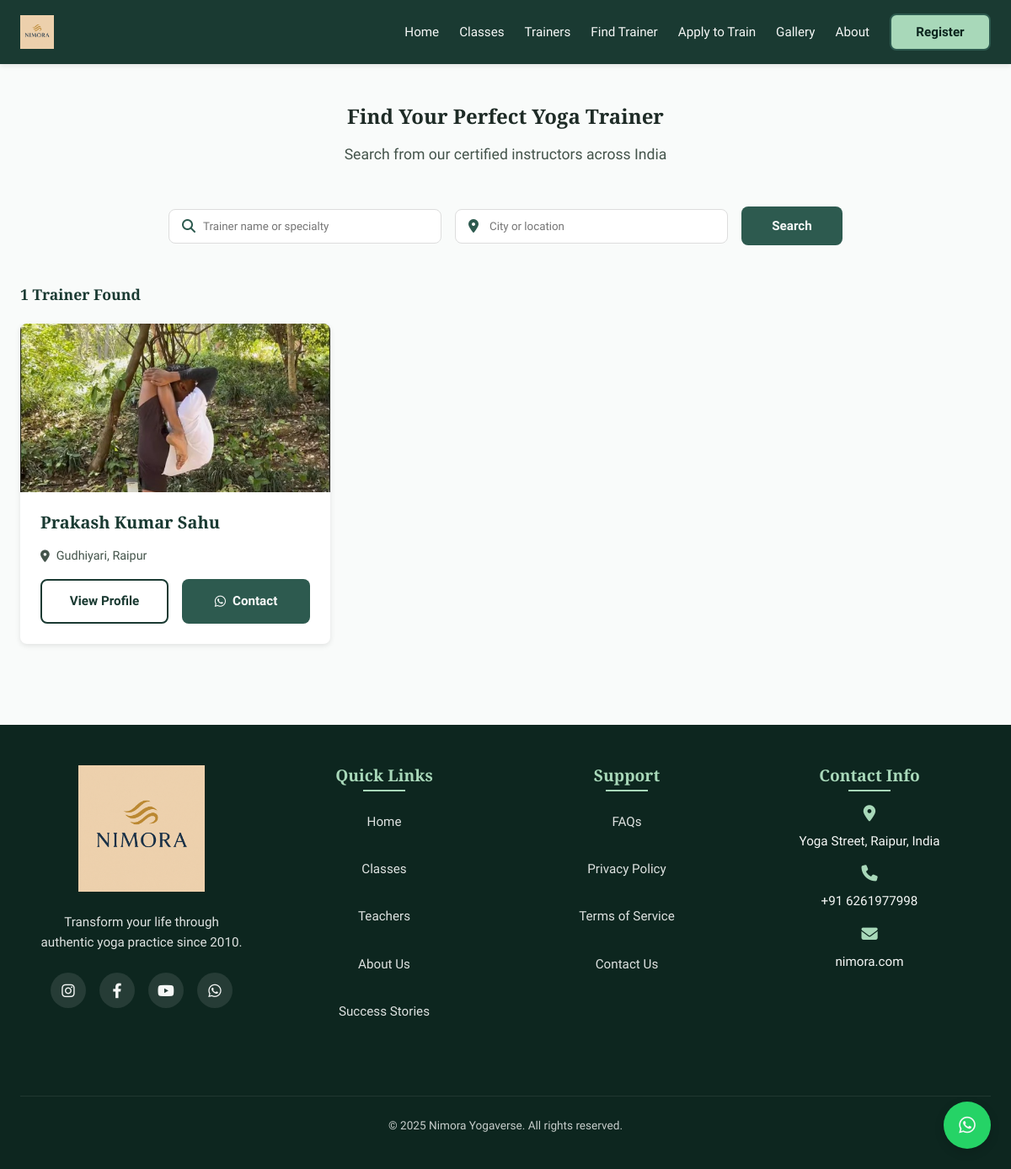
Page /trainer/search/ on the earlier database version.
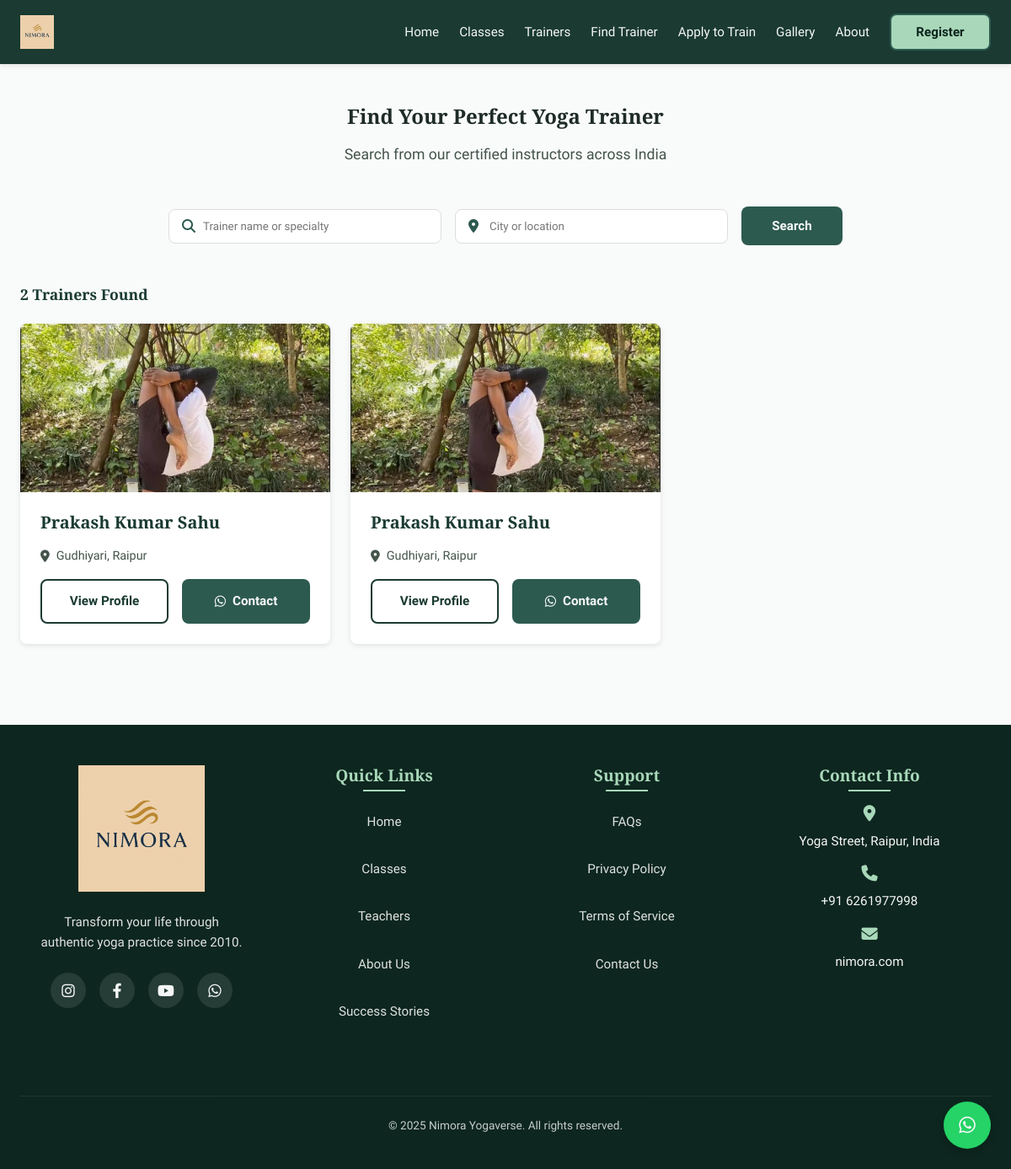
Same page on the later database version.
### trainer/models.py (models this page shows, shortened)
class TrainerProfile(models.Model):
    user = models.OneToOneField(User, on_delete=models.CASCADE, related_name='trainer_profile')  # 🔗 Link to User
    name = models.CharField(max_length=100)
    phone = models.CharField(max_length=15, blank=True, null=True)
    profile_image = models.ImageField(upload_to='trainers/')
    social_media_links = models.JSONField(default=dict, blank=True,null=True)
    location = models.CharField(max_length=100)
    specialty = models.CharField(max_length=100,blank=True)
    yoga_types = models.ManyToManyField(YogaType)
    years_experience = models.PositiveIntegerField(default=1)
    bio = models.TextField()
    is_approved = models.BooleanField(default=False)
    @property
    def average_rating(self):
        return 4.5  # Example value

### trainer/views.py (the view)
# urls.py: path('search/', views.search, name='search'),
def search(request):
    name_query = request.GET.get('name', '').strip()
    location_query = request.GET.get('location', '').strip()
    trainers = TrainerProfile.objects.all()
    if name_query:
        trainers = trainers.filter(
            Q(name__icontains=name_query) |
            Q(specialty__icontains=name_query)
        )
    if location_query:
        trainers = trainers.filter(location__icontains=location_query)
    return render(request, 'trainer/search.html', {
        'trainers': trainers,
        'name': name_query,
        'location': location_query
    })

### templates/trainer/search.html (shortened to what this page needs)
{% extends "base.html" %}
{% load static %}
{% block extra_css %}
<link rel="stylesheet" href="{% static 'css/trainer/search.css' %}?v=1.0">
{% endblock %}
{% block content %}
<section class="search-section">
    <div class="container">
        <div class="section-header">
            <h1>Find Your Perfect Yoga Trainer</h1>
            <p class="section-subtitle">Search from our certified instructors across India</p>
        </div>
        <form method="get" action="{% url 'search' %}" class="search-form">
            <div class="form-group">
                <div class="search-input">
                    <i class="fas fa-search"></i>
                    <input type="text" name="name" placeholder="Trainer name or specialty" value="{{ name_query }}">
                </div>
                <div class="search-input">
                    <i class="fas fa-map-marker-alt"></i>
                    <input type="text" name="location" placeholder="City or location" value="{{ location_query }}">
                </div>
                <button type="submit" class="btn btn-primary">Search</button>
            </div>
        </form>
        <div class="search-results">
            {% if trainers %}
                <h2 class="results-count">{{ trainers|length }} Trainer{{ trainers|pluralize }} Found</h2>
                <div class="trainers-grid">
                    {% for trainer in trainers %}
                    <div class="trainer-card">
                        <div class="trainer-image">
                            <img src="{% if trainer.profile_image %}{{ trainer.profile_image.url }}{% else %}{% static 'media/default-profile.png' %}{% endif %}"
                                 alt="{{ trainer.name }}" loading="lazy">
                        </div>
                        <div class="trainer-info">
                            <h3>{{ trainer.name }}</h3>
                            <div class="location">
                                <i class="fas fa-map-marker-alt"></i>
                                {{ trainer.location }}
                            </div>
                            <div class="trainer-actions">
                                <a href="/trainer/{{ trainer.id }}/" class="btn btn-outline">View Profile</a>
                               <a href="https://wa.me/{% if trainer.phone|length == 10 %}91{{ trainer.phone }}{% else %}{{ trainer.phone }}{% endif %}?text=Hi%20{{ trainer.name|urlencode }}%2C%20I%20found%20your%20profile%20on%20NimoraYogaverse..."
                                    class="btn btn-primary" target="_blank">
                                    <i class="fab fa-whatsapp"></i> Contact
                                </a>
                            </div>
                        </div>
                    </div>
                    {% endfor %}
                </div>
            {% else %}
                <div class="no-results">
                    <img src="{% static 'media/no-results.svg' %}" alt="No results found" width="200">
                    <h3>No trainers found matching your criteria</h3>
                    <p>Try adjusting your search filters or <a href="{% url 'search' %}">view all trainers</a></p>
                </div>
            {% endif %}
        </div>
    </div>
</section>
{% endblock %}

### templates/base.html (shortened to what this page needs)
{% load static %}
<!DOCTYPE html>
<html lang="en">
<head>
  <link rel="stylesheet" href="{% static 'css/base.css' %}?v=1.0">
  {% block extra_css %}{% endblock %}
  <link rel="stylesheet" href="https://cdnjs.cloudflare.com/ajax/libs/font-awesome/6.4.0/css/all.min.css">
</head>
<body>
  <nav class="navbar">
    <div class="container">
      <a href="/" class="logo">
        <img src="{% static 'media/logo.png' %}" alt="YogConnect Logo" style="height: 40px;">
      </a>
      <div class="nav-right">
        <ul class="nav-links">
          <li><a href="/">Home</a></li>
          <li><a href="/classes/">Classes</a></li>
          <li><a href="/trainer/">Trainers</a></li>
          <li><a href="/trainer/search/">Find Trainer</a></li>
          <li><a href="/trainer/add-trainer/">Apply to Train</a></li>
          <li><a href="/gallery/">Gallery</a></li>
          <li><a href="/about">About</a></li>
        </ul>
        <a href="/registration/" class="btn btn-secondary nav-register">Register</a>
      </div>
    </div>
  </nav>
  <main>
    {% block content %}{% endblock %}
  </main>
  <footer class="footer">
    <div class="container">
      <div class="footer-grid">
        <div class="footer-col">
          <img src="{% static 'media/logo.png' %}" alt="Nimora Yogaverse" class="footer-logo" width="160" height="40">
          <p>Transform your life through authentic yoga practice since 2010.</p>
          <div class="social-links">
            <a href="https://www.instagram.com/master_diwakar/" aria-label="Instagram"><i class="fab fa-instagram"></i></a>
            <a href="#" aria-label="Facebook"><i class="fab fa-facebook-f"></i></a>
            <a href="https://www.youtube.com/yogaboy" aria-label="YouTube"><i class="fab fa-youtube"></i></a>
            <a href="https://wa.me/916261977998" aria-label="WhatsApp"><i class="fab fa-whatsapp"></i></a>
          </div>
        </div>
        <div class="footer-col">
          <h4>Quick Links</h4>
          <ul>
            <li><a href="/">Home</a></li>
            <li><a href="#classes">Classes</a></li>
            <li><a href="trainer/search-trainer">Teachers</a></li>
            <li><a href="about/">About Us</a></li>
            <li><a href="#testimonials">Success Stories</a></li>
          </ul>
        </div>
        <div class="footer-col">
          <h4>Support</h4>
          <ul>
            <li><a href="#faq">FAQs</a></li>
            <li><a href="#">Privacy Policy</a></li>
            <li><a href="#">Terms of Service</a></li>
            <li><a href="https://wa.me/916261977998">Contact Us</a></li>
          </ul>
        </div>
        <div class="footer-col">
          <h4>Contact Info</h4>
          <ul class="contact-info">
            <li><i class="fas fa-map-marker-alt"></i> Yoga Street, Raipur, India</li>
            <li><i class="fas fa-phone"></i> +91 6261977998</li>
            <li><i class="fas fa-envelope"></i> nimora.com</li>
          </ul>
        </div>
      </div>
      <div class="footer-bottom">
        <p>&copy; <span id="currentYear"></span> Nimora Yogaverse. All rights reserved.</p>
      </div>
    </div>
  </footer>
  <a href="https://wa.me/916261977998" class="whatsapp-float" target="_blank" rel="noopener noreferrer" aria-label="Chat on WhatsApp">
    <i class="fab fa-whatsapp"></i>
  </a>
</body>
</html>

### static/css/trainer/search.css (style rules this page uses)
.search-section { padding: var(--space-xl) 0; background-color: var(--bg); }
.search-form { max-width: 800px; margin: 0 auto var(--space-xl); }
.search-form .form-group { display: grid; grid-template-columns: 1fr 1fr auto; gap: var(--space-sm); }
.search-input { position: relative; display: flex; align-items: center; }
.search-input i { position: absolute; left: 1rem; color: var(--primary-light); }
.search-input input { width: 100%; padding: 0.75rem 1rem 0.75rem 2.5rem; border: 1px solid #ddd; border-radius: var(--radius); font-family: var(--font-body); transition: border-color var(--transition-fast); }
.results-count { color: var(--primary); margin-bottom: var(--space-md); font-size: 1.1rem; }
.trainers-grid { display: grid; grid-template-columns: repeat(auto-fill, minmax(300px, 1fr)); gap: var(--space-md); margin-bottom: var(--space-xl); }
.trainer-card { background-color: var(--card-bg); border-radius: var(--radius); overflow: hidden; box-shadow: var(--shadow); transition: var(--transition-normal); }
.trainer-image { position: relative; height: 200px; overflow: hidden; }
.trainer-image img { width: 100%; height: 100%; object-fit: cover; transition: transform var(--transition-slow); }
.trainer-info { padding: var(--space-md); }
.trainer-info h3 { font-size: 1.25rem; color: var(--primary); margin-bottom: var(--space-xs); }
.location { display: flex; align-items: center; gap: 0.5rem; color: #44544b; margin-bottom: var(--space-sm); font-size: 0.9rem; }
.trainer-actions { display: grid; grid-template-columns: 1fr 1fr; gap: var(--space-sm); }

Differences in the rows shown:
added TrainerProfile: profile_image (picture), name "Prakash Kumar Sahu", location "Gudhiyari, Raipur"
Other differences:
{{ trainers|length }}: "1" → "2"
